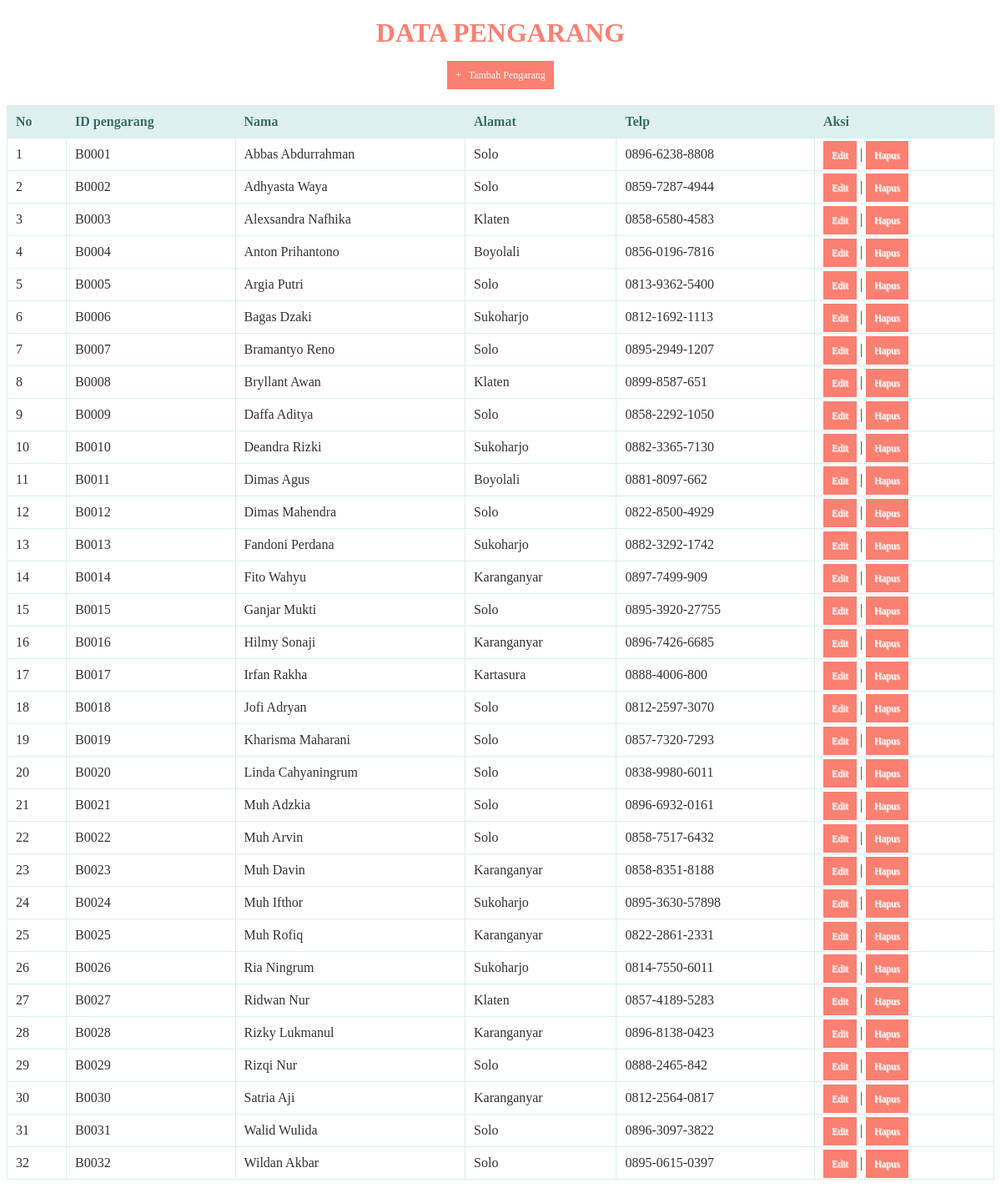
The page /daftar_pengarang/pengarang.php on the database its author committed.
### tables this page shows
CREATE TABLE `pengarang` (
  `id_pengarang` varchar(10) NOT NULL,
  `nama` varchar(25) DEFAULT NULL,
  `alamat` varchar(25) DEFAULT NULL,
  `telp` varchar(25) DEFAULT NULL
);

### daftar_pengarang/pengarang.php (the view, shortened to what this page needs)
<!DOCTYPE html>
<html>
 <head>
 </head>
 <body>
 <center><h1>Data Pengarang</h1><center>
 <center><a href="tambah_pengarang.php">+ &nbsp; Tambah Pengarang</a><center>
 <br/>
 <table>
 <thead>
 <tr>
 <th>No</th>
 <th>ID pengarang</th>
 <th>Nama</th>
 <th>Alamat</th>
 <th>Telp</th>
 <th>Aksi</th>
 </tr>
 </thead>
 <tbody>
 <?php
 $query = "SELECT * FROM pengarang";
 $result = mysqli_query($koneksi, $query);
 $no = 1;
 while($row = mysqli_fetch_assoc($result))
 {
 ?>
 <tr>
 <td><?php echo $no; ?></td>
 <td><?php echo $row['id_pengarang']; ?></td>
 <td><?php echo $row['nama']; ?></td>
 <td><?php echo $row['alamat']; ?></td>
 <td><?php echo $row['telp']; ?></td>
 <td>
 <a href="edit_pengarang.php?id=<?php echo $row['id_pengarang']; ?>">Edit</a> |
 <a href="proses_hapus_pengarang.php?id=<?php echo $row['id_pengarang']; ?>" onclick="return confirm('Anda yakin akan menghapus data ini?')">Hapus</a>
 </td>
 </tr>
 <?php
 $no++;
 }
 ?>
 </tbody>
 </table>
 </body>
</html>

### daftar_pengarang/pengarang.php (style rules this page uses)
* { font-family: "Trebuchet MS"; }
h1 { text-transform: uppercase; color: salmon; }
table { border: solid 1px #DDEEEE; border-collapse: collapse; border-spacing: 0; width: 100%; margin: 10px auto 10px auto; }
table thead th { background-color: #DDEFEF; border: solid 1px #DDEEEE; color: #336B6B; padding: 10px; text-align: left; text-shadow: 1px 1px 1px #fff; text-decoration: none; }
table tbody td { border: solid 1px #DDEEEE; color: #333; padding: 10px; text-shadow: 1px 1px 1px #fff; }
a { background-color: salmon; color: #fff; padding: 10px; text-decoration: none; font-size: 12px; }

### rows shown on the page
pengarang: id_pengarang "B0001", nama "Abbas Abdurrahman", alamat "Solo", telp "0896-6238-8808"
pengarang: id_pengarang "B0002", nama "Adhyasta Waya", alamat "Solo", telp "0859-7287-4944"
pengarang: id_pengarang "B0003", nama "Alexsandra Nafhika", alamat "Klaten", telp "0858-6580-4583"
pengarang: id_pengarang "B0004", nama "Anton Prihantono", alamat "Boyolali", telp "0856-0196-7816"
pengarang: id_pengarang "B0005", nama "Argia Putri", alamat "Solo", telp "0813-9362-5400"
pengarang: id_pengarang "B0006", nama "Bagas Dzaki", alamat "Sukoharjo", telp "0812-1692-1113"
pengarang: id_pengarang "B0007", nama "Bramantyo Reno", alamat "Solo", telp "0895-2949-1207"
pengarang: id_pengarang "B0008", nama "Bryllant Awan", alamat "Klaten", telp "0899-8587-651"
pengarang: id_pengarang "B0009", nama "Daffa Aditya", alamat "Solo", telp "0858-2292-1050"
pengarang: id_pengarang "B0010", nama "Deandra Rizki", alamat "Sukoharjo", telp "0882-3365-7130"
pengarang: id_pengarang "B0011", nama "Dimas Agus", alamat "Boyolali", telp "0881-8097-662"
pengarang: id_pengarang "B0012", nama "Dimas Mahendra", alamat "Solo", telp "0822-8500-4929"
pengarang: id_pengarang "B0013", nama "Fandoni Perdana", alamat "Sukoharjo", telp "0882-3292-1742"
pengarang: id_pengarang "B0014", nama "Fito Wahyu", alamat "Karanganyar", telp "0897-7499-909"
pengarang: id_pengarang "B0015", nama "Ganjar Mukti", alamat "Solo", telp "0895-3920-27755"
pengarang: id_pengarang "B0016", nama "Hilmy Sonaji", alamat "Karanganyar", telp "0896-7426-6685"
pengarang: id_pengarang "B0017", nama "Irfan Rakha", alamat "Kartasura", telp "0888-4006-800"
pengarang: id_pengarang "B0018", nama "Jofi Adryan", alamat "Solo", telp "0812-2597-3070"
pengarang: id_pengarang "B0019", nama "Kharisma Maharani", alamat "Solo", telp "0857-7320-7293"
pengarang: id_pengarang "B0020", nama "Linda Cahyaningrum", alamat "Solo", telp "0838-9980-6011"
pengarang: id_pengarang "B0021", nama "Muh Adzkia", alamat "Solo", telp "0896-6932-0161"
pengarang: id_pengarang "B0022", nama "Muh Arvin", alamat "Solo", telp "0858-7517-6432"
pengarang: id_pengarang "B0023", nama "Muh Davin", alamat "Karanganyar", telp "0858-8351-8188"
pengarang: id_pengarang "B0024", nama "Muh Ifthor", alamat "Sukoharjo", telp "0895-3630-57898"
pengarang: id_pengarang "B0025", nama "Muh Rofiq", alamat "Karanganyar", telp "0822-2861-2331"
pengarang: id_pengarang "B0026", nama "Ria Ningrum", alamat "Sukoharjo", telp "0814-7550-6011"
pengarang: id_pengarang "B0027", nama "Ridwan Nur", alamat "Klaten", telp "0857-4189-5283"
pengarang: id_pengarang "B0028", nama "Rizky Lukmanul", alamat "Karanganyar", telp "0896-8138-0423"
pengarang: id_pengarang "B0029", nama "Rizqi Nur", alamat "Solo", telp "0888-2465-842"
pengarang: id_pengarang "B0030", nama "Satria Aji", alamat "Karanganyar", telp "0812-2564-0817"
pengarang: id_pengarang "B0031", nama "Walid Wulida", alamat "Solo", telp "0896-3097-3822"
pengarang: id_pengarang "B0032", nama "Wildan Akbar", alamat "Solo", telp "0895-0615-0397"
